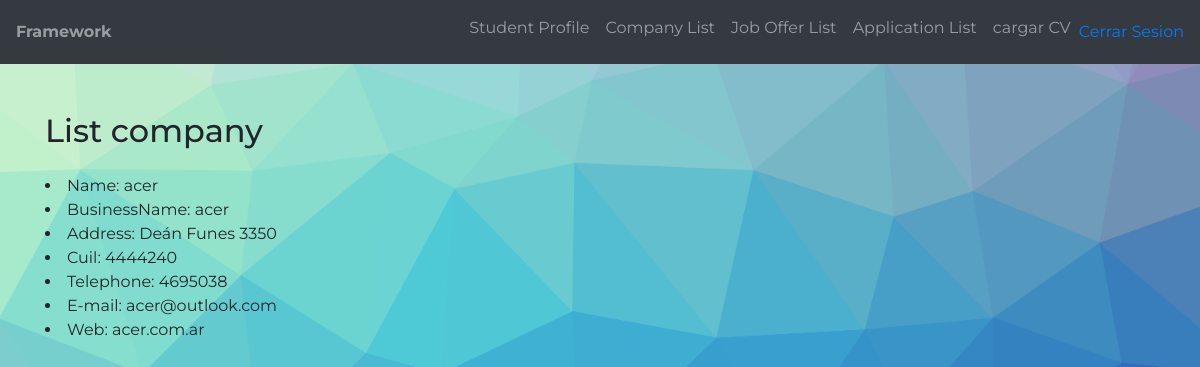
Page /Company/SeeCompany?name=acer (signed in) on the committed database.
### tables this page shows
CREATE TABLE `company` (
  `id_company` int(11) NOT NULL,
  `CompanyName` varchar(50) NOT NULL,
  `BusinessName` varchar(50) NOT NULL,
  `CompanyAdress` varchar(100) NOT NULL,
  `cuil` float NOT NULL,
  `telephone` int(11) NOT NULL,
  `email` varchar(50) NOT NULL,
  `web` varchar(50) NOT NULL,
  `password` varchar(50) DEFAULT NULL
);

### index.php (called while the page is built, shortened)
<?php
	require "Config/Autoload.php";
	require_once(VIEWS_PATH."header.php");
	Router::Route(new Request());
	require_once(VIEWS_PATH."footer.php");
?>

### Models/Company.php (called while the page is built, shortened)
<?php
class Company
{
    private  $CompanyName;
    private $BusinessName;
    private $CompanyAdress;
    private $cuil;
    private  $telephone;
    private  $email;
    private $web;
    public function getCompanyName()
    {
        return $this->CompanyName;
    }
    public function setCompanyName($CompanyName)
    {
        $this->CompanyName = $CompanyName;
        return $this;
    }
    public function getBusinessName()
    {
        return $this->BusinessName;
    }
    public function setBusinessName($BusinessName)
    {
        $this->BusinessName = $BusinessName;
        return $this;
    }
    public function getTelephone()
    {
        return $this->telephone;
    }
    public function setTelephone($telephone)
    {
        $this->telephone = $telephone;
        return $this;
    }
    public function getEmail()
    {
        return $this->email;
    }
    public function setEmail($email)
    {
        $this->email = $email;
        return $this;
    }
    public function getWeb()
    {
        return $this->web;
    }
    public function setWeb($web)
    {
        $this->web = $web;
        return $this;
    }
    public function getCuil()
    {
        return $this->cuil;
    }
    public function setCuil($cuil)
    {
        $this->cuil = $cuil;
        return $this;
    }
    public function getCompanyAdress()
    {
        return $this->CompanyAdress;
    }
    public function setCompanyAdress($CompanyAdress)
    {
        $this->CompanyAdress = $CompanyAdress;
        return $this;
    }
}

### DAO/Connection.php (called while the page is built, shortened)
<?php
    class Connection
    {
        private $pdo = null;
        private $pdoStatement = null;
        private static $instance = null;
        private function __construct()
        {
            try
            {
                $this->pdo = new PDO("mysql:host=".DB_HOST."; dbname=".DB_NAME, DB_USER, DB_PASS);
                $this->pdo->setAttribute(PDO::ATTR_ERRMODE, PDO::ERRMODE_EXCEPTION);
            }
            catch(Exception $ex)
            {
                throw $ex;
            }
        }
        public static function GetInstance()
        {
            if(self::$instance == null)
                self::$instance = new Connection();
            return self::$instance;
        }
        public function Execute($query, $parameters = array(), $queryType = QueryType::Query)
	    {
            try
            {
                $this->Prepare($query);
                $this->pdoStatement->execute();
                return $this->pdoStatement->fetchAll();
            }
            catch(Exception $ex)
            {
                throw $ex;
            }
        }
        private function Prepare($query)
        {
            try
            {
                $this->pdoStatement = $this->pdo->prepare($query);
            }
            catch(Exception $ex)
            {
                throw $ex;
            }
        }
    }
?>

### DAO/CompanyDAO.php (called while the page is built, shortened)
<?php
class CompanyDAO implements IViews
{
    private $tableName = "company";
public function GetByName($name)
    {
        try {
            $company=NULL;
            $query = "SELECT * FROM .$this->tableName WHERE CompanyName LIKE '$name%'  ";;
            $this->connection = Connection::GetInstance();
            $resultSet = $this->connection->Execute($query);
            if ($resultSet) {
            $company=$this->setData($resultSet);
            }
            return $company;
        } catch (Exception $ex) {
            throw new Exception('Error al cargar la base de datos');
        }
    }
    public function   setData($resultSet)
    {
        $company = new Company();
        $company->setId_company($resultSet[0]["id_company"]);
        $company->setCompanyName($resultSet[0]["CompanyName"]);
        $company->setBusinessName($resultSet[0]["BusinessName"]);
        $company->setCompanyAdress($resultSet[0]["CompanyAdress"]);
        $company->setCuil($resultSet[0]["cuil"]);
        $company->setTelephone($resultSet[0]["telephone"]);
        $company->setEmail($resultSet[0]["email"]);
        $company->setWeb($resultSet[0]["web"]);
        $company->setPassword($resultSet[0]['password']);
        return $company;
    }
}
?>

### Config/Autoload.php (called while the page is built, shortened)
<?php namespace Config;
    class Autoload {
        public static function Start() {
            spl_autoload_register(function($className)
			{
                $classPath = ucwords(str_replace("\\", "/", ROOT.$className).".php");
			});
        }
    }
?>

### Views/companyData.php (the view, shortened to what this page needs)
<main class="py-5">
     <section id="listado" class="mb-5">
          <div class="container">
               <h2 class="mb-4">List company</h2>
               <table class="table bg-light">
                    <thead class="bg-dark text-white">
                               <li>Name:  <?php echo $company->getCompanyName()  ;?> </li>
                               <li>BusinessName:  <?php echo $company->getBusinessName() ;?> </ñ>
                               <li>Address:  <?php echo $company->getCompanyAdress() ;?> </li>
                               <li>Cuil:  <?php echo $company->getCuil() ;?>
                               <li>Telephone:  <?php echo $company->getTelephone() ;?> </li>
                               <li>E-mail:  <?php echo $company->getEmail() ;?> </li>
                               <li>Web:  <?php echo $company->getWeb() ;?> </li>
                               <br>
                    </thead>
               </table>
          </div>
     </section>
</main>

### Views/css/estilos.css (style rules this page uses)
html, body { height: 100%; }
body { font-family: 'Montserrat', sans-serif; background: url(../img/bg.png) no-repeat center center fixed; -webkit-background-size: cover; -moz-background-size: cover; -o-background-size: cover; background-size: cover; }

### rows in the picture
company: CompanyName "acer", BusinessName "acer", CompanyAdress "Deán Funes 3350", cuil "4444240", telephone "4695038", email "acer@outlook.com", web "acer.com.ar"
